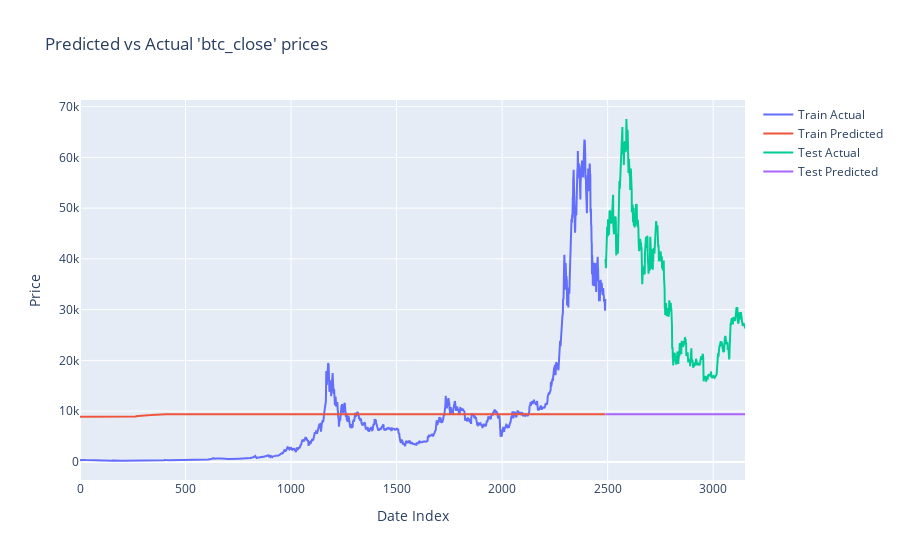

Here is the notebook cell this chart was saved with:
### Code cell
# Predict the 'btc_close' prices for training and testing data
y_train_pred = model.predict(X_train)
y_test_pred = model.predict(X_test)

# Remember to inverse transform the predictions because the model's output is scaled
y_train_pred = btc_close_scaler.inverse_transform(y_train_pred)
y_test_pred = btc_close_scaler.inverse_transform(y_test_pred)

# Also inverse transform the actual 'btc_close' prices for the same reason
y_train_actual = btc_close_scaler.inverse_transform(y_train)
y_test_actual = btc_close_scaler.inverse_transform(y_test)


# Create traces
trace0 = go.Scatter(
    x = np.arange(len(y_train)),
    y = y_train_actual.flatten(),
    mode = 'lines',
    name = 'Train Actual'
)

trace1 = go.Scatter(
    x = np.arange(len(y_train)),
    y = y_train_pred.flatten(),
    mode = 'lines',
    name = 'Train Predicted'
)

trace2 = go.Scatter(
    x = np.arange(len(y_train), len(y_train) + len(y_test)),
    y = y_test_actual.flatten(),
    mode = 'lines',
    name = 'Test Actual'
)

trace3 = go.Scatter(
    x = np.arange(len(y_train), len(y_train) + len(y_test)),
    y = y_test_pred.flatten(),
    mode = 'lines',
    name = 'Test Predicted'
)

data = [trace0, trace1, trace2, trace3]

# Plot and edit the layout
layout = go.Layout(title = "Predicted vs Actual 'btc_close' prices",
                   xaxis = {'title' : "Date Index"},
                   yaxis = {'title' : "Price"})
fig = go.Figure(data=data, layout=layout)

fig.show()

### Figure 1 — Plotly figure (JSON) as saved in the notebook; plotly's stock layout.template omitted (floating-point values rounded to 4 significant figures; data arrays with more than 128 entries replaced by an {"elided": "..."} marker saying what was removed)
{"data": [{"mode": "lines", "name": "Train Actual", "type": "scatter", "x": {"elided": "2490 int values"}, "y": {"elided": "2490 float values"}}, {"mode": "lines", "name": "Train Predicted", "type": "scatter", "x": {"elided": "2490 int values"}, "y": {"elided": "2490 float values"}}, {"mode": "lines", "name": "Test Actual", "type": "scatter", "x": {"elided": "662 int values"}, "y": {"elided": "662 float values"}}, {"mode": "lines", "name": "Test Predicted", "type": "scatter", "x": {"elided": "662 int values"}, "y": {"elided": "662 float values"}}], "layout": {"title": {"text": "Predicted vs Actual 'btc_close' prices"}, "xaxis": {"title": {"text": "Date Index"}}, "yaxis": {"title": {"text": "Price"}}}}
